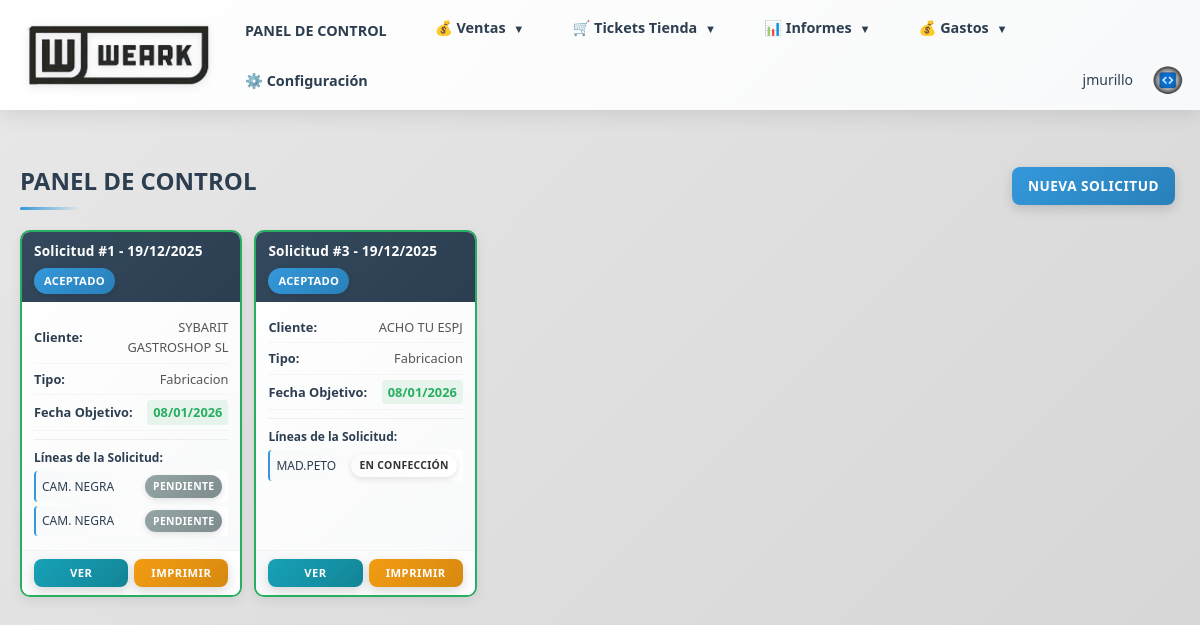
Page / (signed in) on the earlier database version.
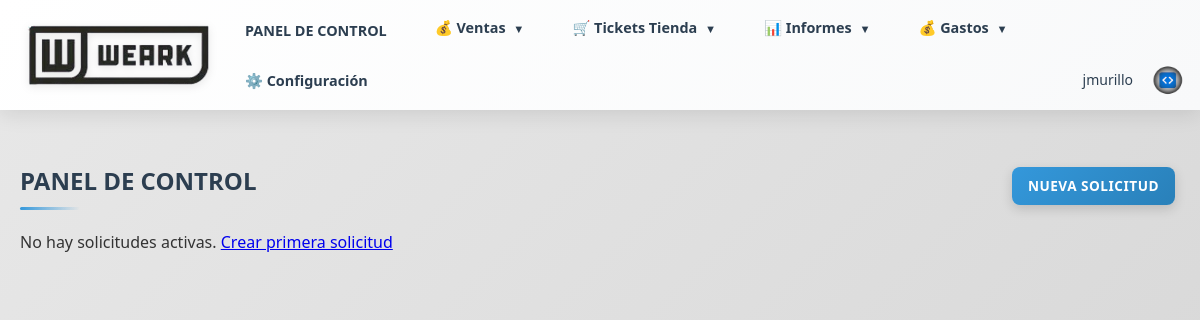
Same page on the later database version.
### models.py (models this page shows, shortened)
class Usuario(db.Model, UserMixin):
    __tablename__ = 'usuarios'
    id = db.Column(db.Integer, primary_key=True)
    usuario = db.Column(db.String(80), nullable=False, unique=True)
    password_hash = db.Column(db.String(255), nullable=False)
    correo = db.Column(db.String(100), nullable=False)
    telefono = db.Column(db.String(50))
    rol = db.Column(db.String(50), nullable=False)  # comercial, administracion, supervisor, usuario
    fecha_creacion = db.Column(db.DateTime, default=datetime.utcnow)
    ultimo_acceso = db.Column(db.DateTime)
    activo = db.Column(db.Boolean, default=True, nullable=False)
    def is_supervisor(self):
        return self.rol == 'supervisor'

class Presupuesto(db.Model):
    __tablename__ = 'presupuestos'
    id = db.Column(db.Integer, primary_key=True)
    comercial_id = db.Column(db.Integer, db.ForeignKey('comerciales.id'), nullable=False)
    cliente_id = db.Column(db.Integer, db.ForeignKey('clientes.id'), nullable=False)
    tipo_pedido = db.Column(db.String(50), nullable=False)  # confeccion, bordado, serigrafia, sublimacion, varios
    estado = db.Column(db.String(50), nullable=False, default='presupuesto')  # presupuesto, aceptado, diseño, diseño finalizado, en preparacion, todo listo, enviado, entregado al cliente, pedido rechazado
    forma_pago = db.Column(db.Text)
    imagen_diseno = db.Column(db.String(255))
    imagen_portada = db.Column(db.String(255))  # Imagen de portada (primera página)
    imagen_adicional_1 = db.Column(db.String(255))  # Imagen adicional 1 (segunda página)
    descripcion_imagen_1 = db.Column(db.Text)  # Descripción de imagen adicional 1
    imagen_adicional_2 = db.Column(db.String(255))  # Imagen adicional 2 (segunda página)
    descripcion_imagen_2 = db.Column(db.Text)  # Descripción de imagen adicional 2
    imagen_adicional_3 = db.Column(db.String(255))  # Imagen adicional 3 (segunda página)
    descripcion_imagen_3 = db.Column(db.Text)  # Descripción de imagen adicional 3
    imagen_adicional_4 = db.Column(db.String(255))  # Imagen adicional 4 (segunda página)
    descripcion_imagen_4 = db.Column(db.Text)  # Descripción de imagen adicional 4
    imagen_adicional_5 = db.Column(db.String(255))  # Imagen adicional 5 (segunda página)
    descripcion_imagen_5 = db.Column(db.Text)  # Descripción de imagen adicional 5
    seguimiento = db.Column(db.Text)
    fecha_presupuesto = db.Column(db.Date)  # Fecha cuando se marcó como presupuesto (usa fecha_creacion si no existe)
    fecha_aceptado = db.Column(db.Date)  # Fecha cuando se aceptó
    fecha_diseno = db.Column(db.Date)  # Fecha cuando se marcó como diseño
    fecha_diseno_finalizado = db.Column(db.Date)  # Fecha cuando se finalizó el diseño
    fecha_en_preparacion = db.Column(db.Date)  # Fecha cuando se marcó como en preparación
    fecha_todo_listo = db.Column(db.Date)  # Fecha cuando se marcó como todo listo
    fecha_enviado = db.Column(db.Date)  # Fecha cuando se envió
    fecha_entregado_cliente = db.Column(db.Date)  # Fecha cuando se entregó al cliente
    fecha_rechazado = db.Column(db.Date)  # Fecha cuando se rechazó
    fecha_aceptacion = db.Column(db.Date)  # Alias de fecha_aceptado para compatibilidad
    fecha_objetivo = db.Column(db.Date)  # Fecha objetivo de entrega
    fecha_entrega_trabajo = db.Column(db.Date)
    fecha_envio_taller = db.Column(db.Date)
    fecha_entrega_bordados = db.Column(db.Date)
    fecha_entrega_cliente = db.Column(db.Date)
    fecha_pendiente_enviar = db.Column(db.Date)  # Deprecated: usar fecha_presupuesto
    fecha_envio = db.Column(db.Date)  # Deprecated: usar fecha_enviado
    fecha_respuesta = db.Column(db.Date)  # Deprecated: usar fecha_aceptado o fecha_rechazado
    fecha_creacion = db.Column(db.DateTime, default=datetime.utcnow)
    lineas = db.relationship('LineaPresupuesto', backref='presupuesto', lazy=True, cascade='all, delete-orphan')

class Cliente(db.Model, UserMixin):
    __tablename__ = 'clientes'
    id = db.Column(db.Integer, primary_key=True)
    nombre = db.Column(db.String(200), nullable=False)
    alias = db.Column(db.String(200))  # Alias o nombre alternativo
    nif = db.Column(db.String(20))  # NIF/CIF del cliente
    direccion = db.Column(db.Text)
    poblacion = db.Column(db.String(100))  # Población
    provincia = db.Column(db.String(100))  # Provincia
    codigo_postal = db.Column(db.String(10))  # Código Postal
    pais = db.Column(db.String(100), default='España')  # País
    telefono = db.Column(db.String(50))  # Teléfono fijo
    movil = db.Column(db.String(50))  # Teléfono móvil
    email = db.Column(db.String(100))
    categoria = db.Column(db.String(50))  # Categoría: hosteleria, clinica, colegio, emerita, carnaval, transporte, varios
    personas_contacto = db.Column(db.Text)  # Personas de contacto
    anotaciones = db.Column(db.Text)  # Anotaciones adicionales
    usuario_web = db.Column(db.String(80), unique=True, nullable=True)  # Usuario para acceso web
    password_hash = db.Column(db.String(255), nullable=True)  # Contraseña hash
    fecha_creacion = db.Column(db.DateTime, default=datetime.utcnow)
    fecha_alta = db.Column(db.Date)  # Fecha de alta del cliente
    ultimo_acceso = db.Column(db.DateTime)
    comercial_id = db.Column(db.Integer, db.ForeignKey('comerciales.id'), nullable=True)
    comercial = db.relationship('Comercial', backref='clientes_asignados', lazy=True)
    pedidos = db.relationship('Pedido', backref='cliente', lazy=True)
    presupuestos = db.relationship('Presupuesto', backref='cliente', lazy=True)

class LineaPresupuesto(db.Model):
    __tablename__ = 'lineas_presupuesto'
    id = db.Column(db.Integer, primary_key=True)
    presupuesto_id = db.Column(db.Integer, db.ForeignKey('presupuestos.id'), nullable=False)
    prenda_id = db.Column(db.Integer, db.ForeignKey('prendas.id'), nullable=False)
    nombre = db.Column(db.String(200), nullable=False)  # Mantenido para compatibilidad, no se usa en la UI
    cargo = db.Column(db.String(100))  # Mantenido para compatibilidad, no se usa en la UI
    nombre_mostrar = db.Column(db.String(200), nullable=True)  # Nombre para mostrar al cliente
    cantidad = db.Column(db.Integer, nullable=False, default=1)
    color = db.Column(db.String(50))
    forma = db.Column(db.String(100))
    tipo_manda = db.Column(db.String(100))
    sexo = db.Column(db.String(20))  # Masculino, Femenino, Unisex
    talla = db.Column(db.String(20))
    tejido = db.Column(db.String(100))
    precio_unitario = db.Column(db.Numeric(10, 2), nullable=True)  # Precio unitario de la línea
    descuento = db.Column(db.Numeric(5, 2), nullable=False, default=0)  # Porcentaje de descuento (0-100)
    precio_final = db.Column(db.Numeric(10, 2), nullable=True)  # Precio unitario con descuento aplicado
    estado = db.Column(db.String(50), nullable=False, default='pendiente')  # pendiente, en confección, en bordado, listo

class Prenda(db.Model):
    __tablename__ = 'prendas'
    id = db.Column(db.Integer, primary_key=True)
    nombre = db.Column(db.String(200), nullable=False)
    tipo = db.Column(db.String(50), nullable=False)  # pantalon, camisa, zapato, camiseta, etc.
    precio_coste = db.Column(db.Numeric(10, 2), nullable=False, default=0)  # Precio de coste
    precio_venta = db.Column(db.Numeric(10, 2), nullable=False, default=0)  # Precio de venta
    lineas_pedido = db.relationship('LineaPedido', backref='prenda', lazy=True)
    lineas_presupuesto = db.relationship('LineaPresupuesto', backref='prenda', lazy=True)

### routes/index.py (the view)
@index_bp.route('/')
@login_required
def index():
    try:
        from sqlalchemy.orm import joinedload
        from models import LineaPresupuesto
        from sqlalchemy import or_
        estados_mostrar = ['aceptado', 'diseño', 'diseño finalizado', 'en preparacion', 'todo listo', 'enviado']
        solicitudes = Presupuesto.query.filter(
            Presupuesto.estado.in_(estados_mostrar)
        ).options(
            joinedload(Presupuesto.cliente),
            joinedload(Presupuesto.lineas).joinedload(LineaPresupuesto.prenda)
        ).all()
        hoy = datetime.now().date()
        from extensions import db
        necesita_commit = False
        for solicitud in solicitudes:
            if solicitud.fecha_aceptado and not solicitud.fecha_objetivo:
                solicitud.fecha_objetivo = solicitud.fecha_aceptado + timedelta(days=20)
                necesita_commit = True
            if solicitud.fecha_objetivo:
                dias_restantes = (solicitud.fecha_objetivo - hoy).days
                if dias_restantes <= 5:
                    solicitud.fecha_class = 'urgente'
                elif dias_restantes <= 10:
                    solicitud.fecha_class = 'proxima'
                else:
                    solicitud.fecha_class = 'ok'
            else:
                solicitud.fecha_class = ''
        if necesita_commit:
            try:
                db.session.commit()
            except Exception as e:
                db.session.rollback()
                print(f"Error al guardar fechas objetivo: {e}")
        solicitudes.sort(key=lambda s: (
            s.fecha_objetivo if s.fecha_objetivo else datetime.max.date(),
            s.fecha_aceptado if s.fecha_aceptado else datetime.max.date()
        ))
        return render_template('index.html', solicitudes=solicitudes)
    except Exception as e:
        import traceback
        error_msg = f"Error en index: {str(e)}\n{traceback.format_exc()}"
        print(error_msg)
        flash(f'Error al cargar el panel de control: {str(e)}', 'error')
        return render_template('index.html', solicitudes=[])

### templates/index.html (shortened to what this page needs)
{% extends "base.html" %}
{% block content %}
<div style="display: flex; align-items: center; justify-content: space-between; margin-bottom: 20px; flex-wrap: wrap; gap: 15px;">
    <h2 style="font-size: 1.5rem; margin: 0;">PANEL DE CONTROL</h2>
    <div style="display: flex; gap: 10px; flex-wrap: wrap;">
        <a href="{{ url_for('solicitudes.nueva_solicitud') }}" class="btn btn-primary" style="padding: 8px 16px; font-size: 0.85rem;">Nueva Solicitud</a>
    </div>
</div>
{% if solicitudes %}
<div class="pedidos-grid">
    {% for solicitud in solicitudes %}
    <div class="pedido-card {% if solicitud.fecha_class %}pedido-{{ solicitud.fecha_class }}{% endif %}">
        <div class="pedido-card-header">
            <div class="pedido-id">
                Solicitud #{{ solicitud.id }}{% if solicitud.fecha_aceptado %} - {{ solicitud.fecha_aceptado.strftime('%d/%m/%Y') }}{% endif %}
            </div>
            <span class="badge badge-estado-{{ solicitud.estado|lower|replace(' ', '-') }}">{{ solicitud.estado|title }}</span>
        </div>
        <div class="pedido-card-body">
            <div class="pedido-info-item">
                <strong>Cliente:</strong>
                <span>{{ solicitud.cliente.nombre if solicitud.cliente else 'N/A' }}</span>
            </div>
            <div class="pedido-info-item">
                <strong>Tipo:</strong>
                <span>{{ solicitud.tipo_pedido|title }}</span>
            </div>
            <div class="pedido-info-item">
                <strong>Fecha Objetivo:</strong>
                <span>
                    {% if solicitud.fecha_objetivo %}
                        <span class="fecha-objetivo {{ solicitud.fecha_class }}">
                            {{ solicitud.fecha_objetivo.strftime('%d/%m/%Y') }}
                        </span>
                    {% else %}
                        -
                    {% endif %}
                </span>
            </div>
            {% if solicitud.lineas %}
            <div class="pedido-lineas-container">
                <strong>Líneas de la Solicitud:</strong>
                <ul class="pedido-lineas-list">
                    {% for linea in solicitud.lineas %}
                    <li class="linea-item">
                        <span class="linea-nombre">{{ linea.prenda.nombre if linea.prenda else 'N/A' }}</span>
                        <span class="badge badge-estado-linea badge-estado-{{ linea.estado|lower|replace(' ', '-') }}">{{ linea.estado|title }}</span>
                    </li>
                    {% endfor %}
                </ul>
            </div>
            {% endif %}
        </div>
        <div class="pedido-card-actions">
            <a href="{{ url_for('solicitudes.ver_solicitud', solicitud_id=solicitud.id) }}" class="btn btn-info">Ver</a>
            <a href="{{ url_for('solicitudes.descargar_pdf_solicitud', solicitud_id=solicitud.id) }}" class="btn btn-warning" target="_blank">Imprimir</a>
        </div>
    </div>
    {% endfor %}
</div>
{% else %}
<p>No hay solicitudes activas. <a href="{{ url_for('solicitudes.nueva_solicitud') }}">Crear primera solicitud</a></p>
{% endif %}
{% endblock %}

### templates/base.html (shortened to what this page needs)
<!DOCTYPE html>
<html lang="es">
<head>
    <link rel="stylesheet" href="{{ url_for('static', filename='css/style.css') }}">
</head>
<body>
    <header>
        <div class="container header-wrapper">
            <a href="{{ url_for('index.index') }}" style="text-decoration: none; display: flex; align-items: center;">
                <img src="{{ url_for('static', filename='logo_base.png') }}" alt="Logo" class="header-logo">
            </a>
            <nav id="mainNav">
                {% if current_user.is_authenticated %}
                    <a href="{{ url_for('index.index') }}">PANEL DE CONTROL</a>
                    <div class="dropdown">
                        <a href="#" class="dropdown-toggle">💰 Ventas <span class="dropdown-arrow">▼</span></a>
                    </div>
                    <div class="dropdown">
                        <a href="#" class="dropdown-toggle">🛒 Tickets Tienda <span class="dropdown-arrow">▼</span></a>
                    </div>
                    <div class="dropdown">
                        <a href="#" class="dropdown-toggle">📊 Informes <span class="dropdown-arrow">▼</span></a>
                    </div>
                    <div class="dropdown">
                        <a href="#" class="dropdown-toggle">💰 Gastos <span class="dropdown-arrow">▼</span></a>
                    </div>
                    {% if current_user.is_supervisor() %}
                        <a href="{{ url_for('configuracion.index') }}">⚙️ Configuración</a>
                    {% endif %}
                    <div class="user-menu">
                        <span class="user-name">{{ current_user.usuario }}</span>
                        <a href="{{ url_for('auth.logout') }}" class="logout-btn-circle" title="Cerrar Sesión">
                            <img src="{{ url_for('static', filename='logo_jm.png') }}" alt="Cerrar Sesión" style="width: 100%; height: 100%; object-fit: contain;">
                        </a>
                    </div>
                {% endif %}
            </nav>
        </div>
    </header>
    <div class="container">
        {% block content %}{% endblock %}
    </div>
</body>
</html>

Differences in the rows shown:
removed Presupuesto: id "1", fecha_aceptado "19/12/2025", estado "ACEPTADO", cliente "SYBARIT GASTROSHOP SL", tipo_pedido "Fabricacion", fecha_objetivo "08/01/2026"
removed LineaPresupuesto: prenda "CAM. NEGRA", estado "PENDIENTE", shown under "1"
removed LineaPresupuesto: prenda "CAM. NEGRA", estado "PENDIENTE", shown under "1"
removed Presupuesto: id "3", fecha_aceptado "19/12/2025", estado "ACEPTADO", cliente "ACHO TU ESPJ", tipo_pedido "Fabricacion", fecha_objetivo "08/01/2026"
removed LineaPresupuesto: prenda "MAD.PETO", estado "EN CONFECCIÓN", shown under "3"
Other differences:
text now shown: "No hay solicitudes activas. Crear primera solicitud"
